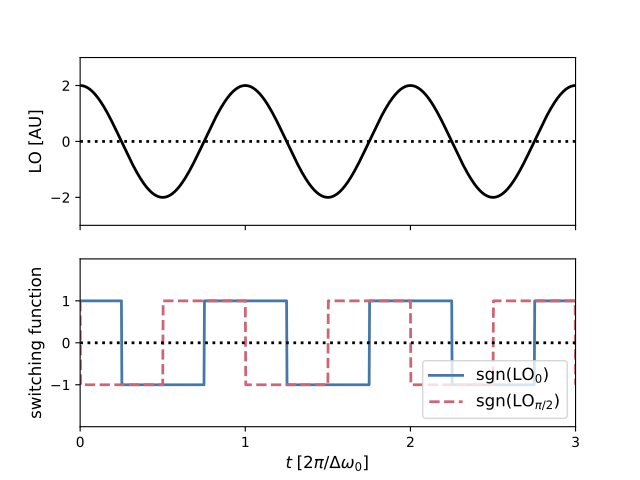

Generate this figure with Python:
import numpy as np
import matplotlib.pyplot as plt
import matplotlib as mpl
from distinct_colours import get_distinct


# Plotting parameters
fontsize = 12
linewidth = 2
cols = get_distinct(2)


class LO(object):
    def __init__(self, Fs=360., tlim=[0, 3], phase_shift=0):
        '''Create instance of local oscillator (LO) object.

        Input parameters:
        -----------------
        Fs - float
            Sampling rate.
            [Fs] = 1 / [T], where T is the period of the LO.

        tlim - array_like, (2,)
            Lower and upper bounds in time.
            [tlim] = [T], where T is the period of the LO.

        phase_shift - float
            Phase shift relative to unshifted (cosine) LO.
            [phase_shift] = rad

        '''
        # Time base
        self.tlim = tlim
        dt = 1. / Fs
        self.t = np.arange(tlim[0], tlim[1] + dt, dt)

        # Signal
        self.x = 2 * np.cos((2 * np.pi * self.t) + phase_shift)


if __name__ == '__main__':
    # Generate signals
    LO_I = LO()
    LO_Q = LO(phase_shift=(np.pi / 2))

    fig, axes = plt.subplots(2, 1, sharex=True)

    # Plot incident LO
    axes[0].plot(LO_I.t, LO_I.x, c='k', linewidth=linewidth)
    axes[0].axhline(y=0, c='k', linestyle=':', linewidth=linewidth)
    axes[0].set_ylabel('LO [AU]', fontsize=fontsize)
    axes[0].set_ylim([-3, 3])

    # Plot switching functions
    axes[1].plot(LO_I.t, np.sign(LO_I.x),
                 c=cols[0], linewidth=linewidth)
    axes[1].plot(LO_Q.t, np.sign(LO_Q.x),
                 c=cols[1], linewidth=linewidth, linestyle='--')
    axes[1].axhline(y=0, c='k', linestyle=':', linewidth=linewidth)
    axes[1].set_xlim([LO_I.t[0], LO_I.t[-1]])
    axes[1].set_ylim([-2, 2])
    axes[1].set_xlabel('$t \; [2 \pi / \Delta \omega_0]$', fontsize=fontsize)
    axes[1].set_ylabel('switching function', fontsize=fontsize)

    # Manage tick marks
    xticks = np.arange(np.int(LO_I.tlim[0]), np.int(LO_I.tlim[1]) + 1, 1)
    yticks0 = np.array([-2, 0, 2])
    yticks1 = np.array([-1, 0, 1])

    axes[0].set_xticks(xticks)
    axes[0].set_yticks(yticks0)
    axes[1].set_xticks(xticks)
    axes[1].set_yticks(yticks1)

    # Legend
    labels = [
        '$\mathrm{sgn}(\mathrm{LO}_{0})$',
        '$\mathrm{sgn}(\mathrm{LO}_{\pi / 2})$'
    ]

    plt.legend(labels, loc='lower right', fontsize=fontsize)

    plt.show()
